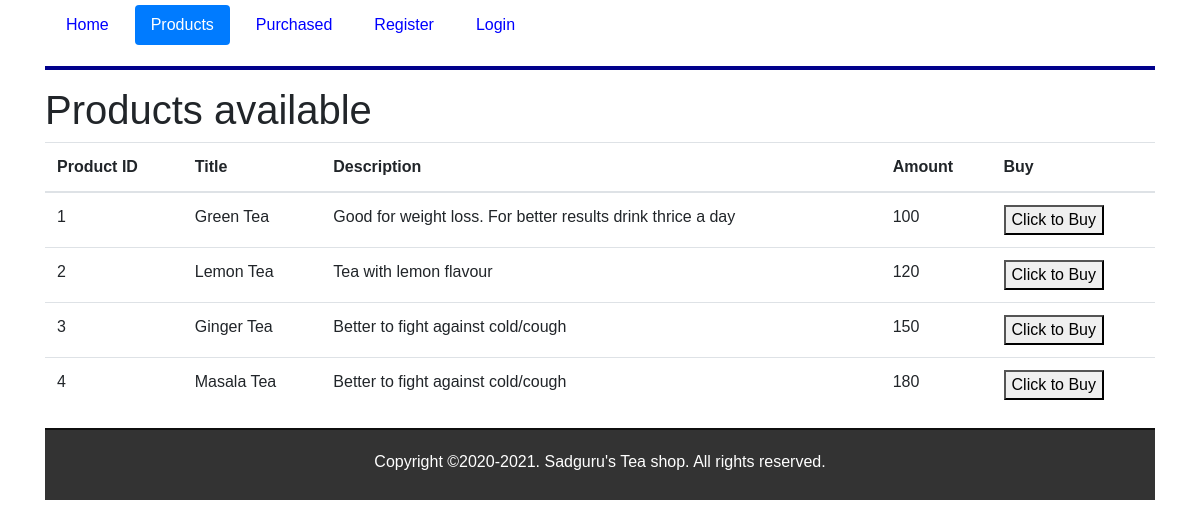
/products/, run on an earlier commit of the app's database.
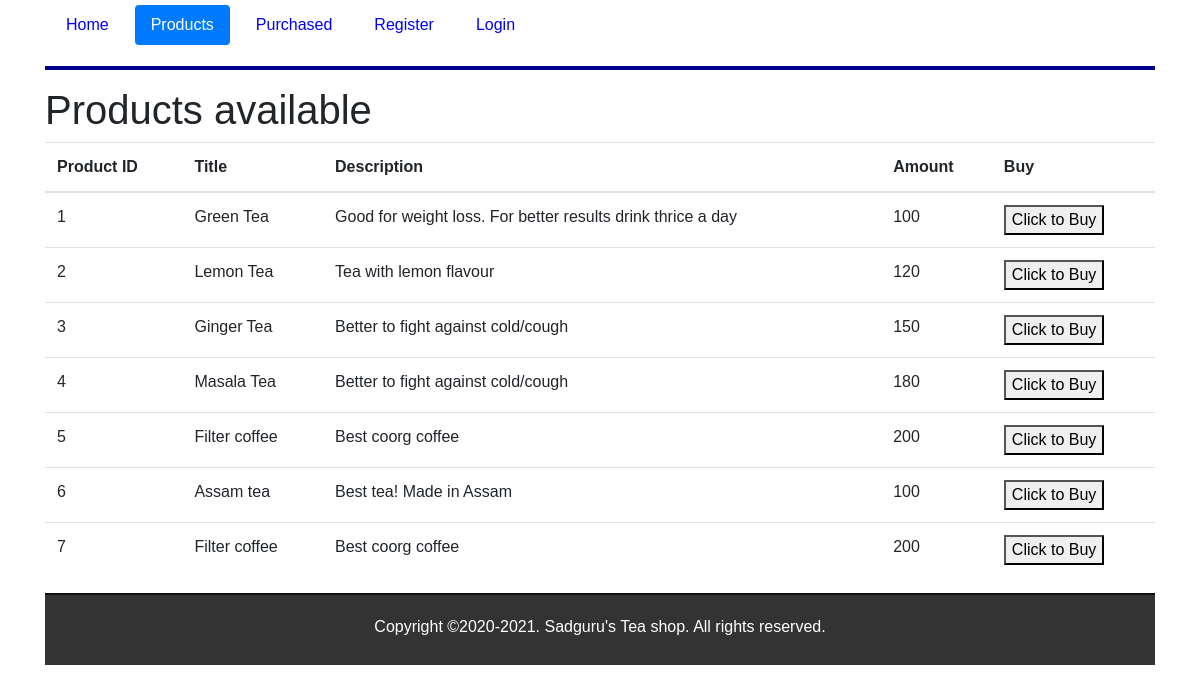
And on a later commit of the database.
### teaapp/models.py (models this page shows, shortened)
class ProductModel(db.Model):
    __tablename__ = 'PRODUCTS'
    product_id = db.Column(db.Integer, primary_key = True)
    title = db.Column(db.String(30))
    description = db.Column(db.String(30))
    amount = db.Column(db.Float(precision=2))
    def json(self):
        return {'product_id':str(self.product_id), 'title':self.title,
         'description':self.description, 'amount':str(self.amount)}
    @classmethod
    def get(self):
        return [product.json() for product in ProductModel.query.all()]

### teaapp/routes.py (the view)
@app.route('/products/')
def products():
    products = ProductModel.get()
    return render_template('products.html', product_data=products, products=True)

### teaapp/templates/products.html (shortened to what this page needs)
{% extends "layout.html" %}
    {% block content %}
    <h1>Products available</h1>
    <div>
        <table class="table table-hover">
            <thead>
            <tr>
                <th scope="col">Product ID</th>
                <th scope="col">Title</th>
                <th scope="col">Description</th>
                <th scope="col">Amount</th>
                <th scope="col">Buy</th>
            </tr>
            </thead>
            <tbody>
            {% for data in product_data %}
            <tr>
                <td scope='row'>{{ data["product_id"] }}</td>
                <td>{{ data["title"] }}</td>
                <td>{{ data["description"] }}</td>
                <td>{{ data["amount"] }}</td>
                <td>
                  <form action="{{ url_for('purchase') }}" method="POST">
                    <button>Click to Buy</button>
                  </form>
                </td>
            </tr>
            {% endfor %}
            </tbody>
        </table>
    </div>
{% endblock %}

### teaapp/templates/layout.html (shortened to what this page needs)
<!DOCTYPE html>
<html>
<head>
    <link rel="stylesheet" href="https://maxcdn.bootstrapcdn.com/bootstrap/4.0.0/css/bootstrap.min.css"
>
    <link rel="stylesheet" href="{{url_for('static',filename='css/main.css')}}"/>
</head>
<body>
<div class="container">
  {% include "includes/nav.html" %}
  {% block content %}
  {% endblock %}
{% include "includes/footer.html" %}
</body>
</html>

### teaapp/templates/includes/nav.html
    <header>
        <nav>
            <ul class="nav nav-pills">
                <li class="nav-item"><a href="{{ url_for('index') }}" class="nav-link{% if index %} active {% endif %}">Home</a></li>
                <li class="nav-item"><a href="{{ url_for('products') }}" class="nav-link{% if products %} active {% endif %}">Products</a></li>
                <li class="nav-item"><a href="{{ url_for('purchase') }}" class="nav-link{% if purchase %} active {% endif %}">Purchased</a></li>
                <li class="nav-item"><a href="{{ url_for('register') }}" class="nav-link{% if register %} active {% endif %}">Register</a></li>
                <li class="nav-item"><a href="{{ url_for('login') }}" class="nav-link{% if login %} active {% endif %}">Login</a></li>
            </ul>
        </nav>
        <hr style="clear:both">
    </header>

### teaapp/templates/includes/footer.html
<div class="container-fluid text-center bottom-container">
    <footer>
        <p>Copyright &copy;2020-2021. Sadguru's Tea shop. All rights reserved.</p>
    </footer>
</div>

### teaapp/static/css/main.css (style rules this page uses)
* { box-sizing: border-box; }
*:before, *:after { box-sizing: border-box; }
html, body { font-family: Arial, Helvetica, sans-serif; height: 100%; position: relative; margin:0px; }
header { text-align: center; }
li { display: inline; padding: 5px; }
a { text-decoration: none; color: blue; }
hr { width: 100%; height:4px; margin-left: auto; margin-right: auto; background-color: darkblue; border: 0 none; }
.bottom-container { background: #333; padding:5px; border-top:2px solid #0f0f0f; bottom:0; }
footer { text-align: center; height: 50px; color: white; padding: 5px; margin-top: 10px; bottom: 0px; }

What changed in the data, as far as the page shows it:
added ProductModel: product_id "5", title "Filter coffee", description "Best coorg coffee", amount "200"
added ProductModel: product_id "6", title "Assam tea", description "Best tea! Made in Assam", amount "100"
added ProductModel: product_id "7", title "Filter coffee", description "Best coorg coffee", amount "200"
